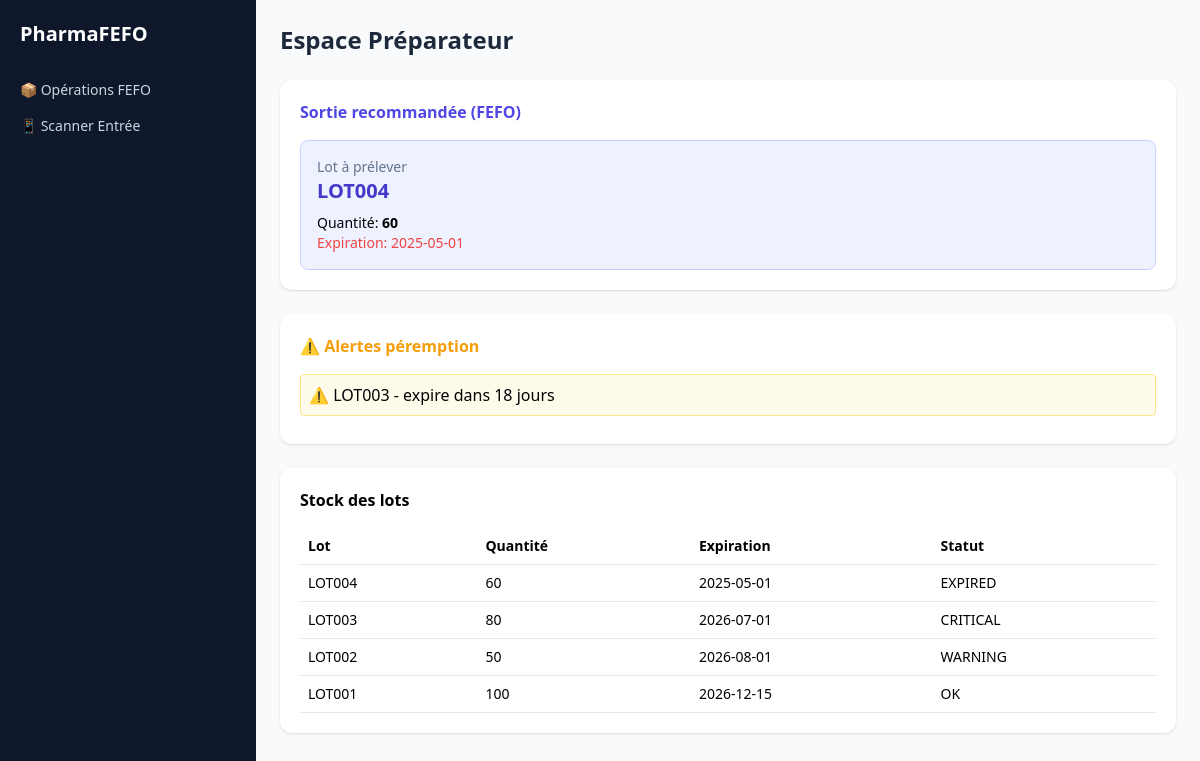
Page /index.php?dashboard=preparateur (signed in) on the committed database.
### tables this page shows
CREATE TABLE lots (
    id INT AUTO_INCREMENT PRIMARY KEY,
    medicament_id INT,
    numero_lot VARCHAR(50),
    quantite INT,
    date_peremption DATE,
    statut VARCHAR(50),
    FOREIGN KEY (medicament_id) REFERENCES medicaments(id)
);

### src/controller/StockController.php (called while the page is built, shortened)
<?php
require_once __DIR__ . "/../Repository/StockBatchRepository.php";
class StockController
{
    private $repo;
    public function __construct()
    {
        $this->repo = new StockBatchRepository();
    }
    public function fefo()
    {
        $lots = $this->repo->getAllOrderedByExpiration();
        require __DIR__ . "/../../templates/view/preparateur/dashboard.php";
    }
}

### src/Repository/StockBatchRepository.php (called while the page is built, shortened)
<?php
class StockBatchRepository
{
public function getAllOrderedByExpiration()
{
    $pdo = Database::connect();
    $stmt = $pdo->query("
        SELECT *
        FROM lots
        ORDER BY date_peremption ASC
    ");
    return $stmt->fetchAll(PDO::FETCH_ASSOC);
}
}

### templates/view/preparateur/dashboard.php (the view, shortened to what this page needs)
<!DOCTYPE html>
<html lang="fr">
<head>
    <script src="https://cdn.tailwindcss.com"></script>
</head>
<body class="bg-slate-50">
<?php $lots = $lots ?? []; ?>
<div class="flex min-h-screen">
    <aside class="w-64 bg-slate-900 text-white p-5">
        <h1 class="text-xl font-bold mb-6">PharmaFEFO</h1>
        <a class="block py-2 text-sm text-slate-300 hover:text-white">
            📦 Opérations FEFO
        </a>
        <a class="block py-2 text-sm text-slate-300 hover:text-white">
            📱 Scanner Entrée
        </a>
    </aside>
    <main class="flex-1 p-6 space-y-6">
        <h1 class="text-2xl font-bold text-slate-800">
            Espace Préparateur
        </h1>
        <div class="bg-white p-5 rounded-xl shadow">
            <h2 class="font-bold mb-4 text-indigo-600">
                Sortie recommandée (FEFO)
            </h2>
            <?php if (!empty($lots)): ?>
                <?php $next = $lots[0]; ?>
                <div class="bg-indigo-50 p-4 rounded-lg border border-indigo-200">
                    <p class="text-sm text-slate-500">Lot à prélever</p>
                    <p class="text-xl font-bold text-indigo-700">
                        <?= $next['numero_lot'] ?>
                    </p>
                    <p class="text-sm mt-2">
                        Quantité: <b><?= $next['quantite'] ?></b>
                    </p>
                    <p class="text-sm text-red-500">
                        Expiration: <?= $next['date_peremption'] ?>
                    </p>
                </div>
            <?php else: ?>
                <p class="text-slate-500">Aucun lot disponible</p>
            <?php endif; ?>
        </div>
        <div class="bg-white p-5 rounded-xl shadow">
            <h2 class="font-bold mb-4 text-amber-500">
                ⚠️ Alertes péremption
            </h2>
            <?php foreach ($lots as $lot): ?>
                <?php
                    $days = floor((strtotime($lot['date_peremption']) - time()) / 86400);
                ?>
                <?php if ($days <= 30 && $days > 0): ?>
                    <div class="bg-amber-50 border border-amber-200 p-2 rounded mb-2">
                        ⚠️ <?= $lot['numero_lot'] ?> - expire dans <?= $days ?> jours
                    </div>
                <?php endif; ?>
            <?php endforeach; ?>
        </div>
        <div class="bg-white p-5 rounded-xl shadow overflow-x-auto">
            <h2 class="font-bold mb-4">Stock des lots</h2>
            <table class="w-full text-sm">
                <thead>
                    <tr class="border-b">
                        <th class="text-left p-2">Lot</th>
                        <th class="text-left p-2">Quantité</th>
                        <th class="text-left p-2">Expiration</th>
                        <th class="text-left p-2">Statut</th>
                    </tr>
                </thead>
                <tbody>
                <?php foreach ($lots as $lot): ?>
                    <tr class="border-b">
                        <td class="p-2"><?= $lot['numero_lot'] ?></td>
                        <td class="p-2"><?= $lot['quantite'] ?></td>
                        <td class="p-2"><?= $lot['date_peremption'] ?></td>
                        <td class="p-2"><?= $lot['statut'] ?></td>
                    </tr>
                <?php endforeach; ?>
                </tbody>
            </table>
        </div>
    </main>
</div>
</body>
</html>

### rows in the picture
lots: numero_lot "LOT004", quantite "60", date_peremption "2025-05-01", statut "EXPIRED"
lots: numero_lot "LOT003", date_peremption "18", quantite "80", date_peremption "2026-07-01", statut "CRITICAL"
lots: numero_lot "LOT002", quantite "50", date_peremption "2026-08-01", statut "WARNING"
lots: numero_lot "LOT001", quantite "100", date_peremption "2026-12-15", statut "OK"
